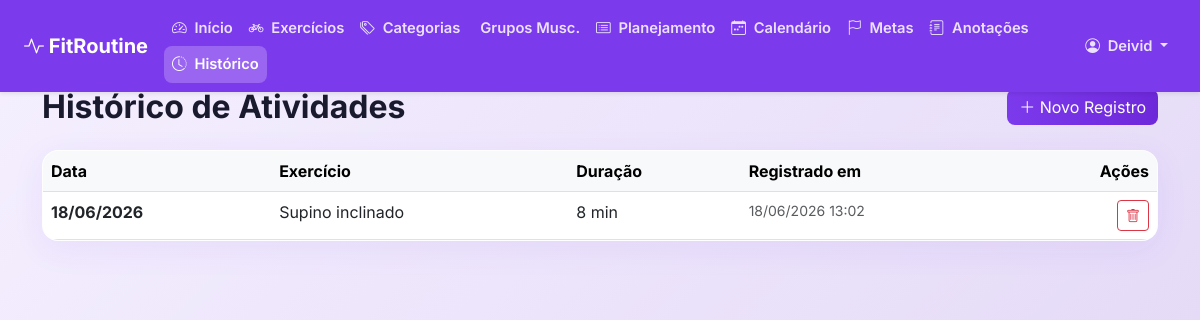
The page /historico/ (signed in) on the database its author committed.
### core/models.py (models this page shows, shortened)
class HistoricoAtividade(models.Model):
    usuario = models.ForeignKey(User, on_delete=models.CASCADE)
    atividade = models.ForeignKey(AtividadeDiaria, on_delete=models.CASCADE)
    data_realizada = models.DateField()
    duracao_real = models.PositiveIntegerField(blank=True, null=True)
    observacoes = models.TextField(blank=True, null=True)
    registrado_em = models.DateTimeField(auto_now_add=True)

class AtividadeDiaria(models.Model):
    DIAS_DA_SEMANA = [
        ('SEG', 'Segunda-feira'),
        ('TER', 'Terça-feira'),
        ('QUA', 'Quarta-feira'),
        ('QUI', 'Quinta-feira'),
        ('SEX', 'Sexta-feira'),
        ('SAB', 'Sábado'),
        ('DOM', 'Domingo'),
    ]
    planejamento = models.ForeignKey(PlanejamentoSemanal, on_delete=models.CASCADE)
    exercicio = models.ForeignKey(Exercicio, on_delete=models.CASCADE)
    dia_semana = models.CharField(max_length=20, choices=DIAS_DA_SEMANA)
    horario = models.TimeField()
    duracao = models.PositiveIntegerField()
    series = models.PositiveIntegerField(blank=True, null=True)
    repeticoes = models.PositiveIntegerField(blank=True, null=True)
    concluida = models.BooleanField(default=False)
    observacoes = models.TextField(blank=True, null=True)

class Exercicio(models.Model):
    nome = models.CharField(max_length=200)
    descricao = models.TextField(blank=True, null=True)
    categoria = models.ForeignKey(CategoriaExercicio, on_delete=models.CASCADE)
    grupo_muscular = models.ForeignKey(GrupoMuscular, on_delete=models.CASCADE)
    duracao_sugerida = models.PositiveIntegerField(blank=True, null=True)
    series_sugeridas = models.PositiveIntegerField(blank=True, null=True)
    repeticoes_sugeridas = models.PositiveIntegerField(blank=True, null=True)
    criado_por = models.ForeignKey(User, on_delete=models.SET_NULL, null=True, blank=True)
    criado_em = models.DateTimeField(auto_now_add=True)

### core/views.py (the view)
# urls.py: path('historico/', views.historico_list, name='historico'),
@login_required
def historico_list(request):
    historico = HistoricoAtividade.objects.filter(usuario=request.user).order_by('-data_realizada', '-registrado_em')
    return render(request, 'core/historico.html', {'historico': historico})

### core/templates/core/historico.html
{% extends 'core/base.html' %}
{% block content %}
<div class="d-flex justify-content-between align-items-center mb-4">
    <h2 class="fw-bold mb-0">Histórico de Atividades</h2>
    <a href="{% url 'historico_create' %}" class="btn btn-primary"><i class="bi bi-plus-lg"></i> Novo Registro</a>
</div>
<div class="card p-0 overflow-hidden">
    <table class="table table-hover mb-0">
        <thead class="table-light">
            <tr>
                <th>Data</th>
                <th>Exercício</th>
                <th>Duração</th>
                <th>Registrado em</th>
                <th class="text-end">Ações</th>
            </tr>
        </thead>
        <tbody>
            {% for item in historico %}
            <tr>
                <td class="fw-bold">{{ item.data_realizada|date:"d/m/Y" }}</td>
                <td>{{ item.atividade.exercicio.nome }}</td>
                <td>{{ item.duracao_real|default:"-" }} min</td>
                <td class="text-muted small">{{ item.registrado_em|date:"d/m/Y H:i" }}</td>
                <td class="text-end">
                    <a href="{% url 'historico_delete' item.pk %}" class="btn btn-outline-danger btn-sm"><i class="bi bi-trash"></i></a>
                </td>
            </tr>
            {% empty %}
            <tr>
                <td colspan="5" class="text-center py-4 text-muted">Nenhum histórico registrado ainda. Conclua atividades no calendário ou adicione um registro manualmente!</td>
            </tr>
            {% endfor %}
        </tbody>
    </table>
</div>
{% endblock %}

### core/templates/core/base.html (shortened to what this page needs)
<!DOCTYPE html>
<html lang="pt-BR">
<head>
    <link href="https://cdn.jsdelivr.net/npm/bootstrap@5.3.0/dist/css/bootstrap.min.css" rel="stylesheet">
    <link rel="stylesheet" href="https://cdn.jsdelivr.net/npm/bootstrap-icons@1.10.5/font/bootstrap-icons.css">
    {% load static %}
    <link rel="stylesheet" href="{% static 'css/style.css' %}">
</head>
<body>
<nav class="navbar navbar-expand-lg navbar-dark shadow-sm fixed-top" id="mainNavbar">
  <div class="container-fluid px-3 px-lg-4">
    <a class="navbar-brand fw-bold" href="{% url 'home' %}">
        <i class="bi bi-activity"></i> FitRoutine
    </a>
    <div class="collapse navbar-collapse" id="navbarNav">
      {% if user.is_authenticated %}
      <ul class="navbar-nav flex-wrap">
        <li class="nav-item">
          <a class="nav-link {% if request.resolver_match.url_name == 'dashboard' %}active{% endif %}" href="{% url 'dashboard' %}">
            <i class="bi bi-speedometer2"></i> Início
          </a>
        </li>
        <li class="nav-item">
          <a class="nav-link {% if request.resolver_match.url_name == 'exercicios' %}active{% endif %}" href="{% url 'exercicios' %}">
            <i class="bi bi-bicycle"></i> Exercícios
          </a>
        </li>
        <li class="nav-item">
          <a class="nav-link {% if request.resolver_match.url_name == 'categorias' %}active{% endif %}" href="{% url 'categorias' %}">
            <i class="bi bi-tags"></i> Categorias
          </a>
        </li>
        <li class="nav-item">
          <a class="nav-link {% if request.resolver_match.url_name == 'grupos' %}active{% endif %}" href="{% url 'grupos' %}">
             Grupos Musc.
          </a>
        </li>
        <li class="nav-item">
          <a class="nav-link {% if request.resolver_match.url_name == 'planejamentos' or request.resolver_match.url_name == 'planejamento_detail' %}active{% endif %}" href="{% url 'planejamentos' %}">
            <i class="bi bi-card-list"></i> Planejamento
          </a>
        </li>
        <li class="nav-item">
          <a class="nav-link {% if request.resolver_match.url_name == 'calendario' %}active{% endif %}" href="{% url 'calendario' %}">
            <i class="bi bi-calendar-week"></i> Calendário
          </a>
        </li>
        <li class="nav-item">
          <a class="nav-link {% if request.resolver_match.url_name == 'metas' %}active{% endif %}" href="{% url 'metas' %}">
            <i class="bi bi-flag"></i> Metas
          </a>
        </li>
        <li class="nav-item">
          <a class="nav-link {% if request.resolver_match.url_name == 'anotacoes' %}active{% endif %}" href="{% url 'anotacoes' %}">
            <i class="bi bi-journal-text"></i> Anotações
          </a>
        </li>
        <li class="nav-item">
          <a class="nav-link {% if request.resolver_match.url_name == 'historico' %}active{% endif %}" href="{% url 'historico' %}">
            <i class="bi bi-clock-history"></i> Histórico
          </a>
        </li>
      </ul>
      <ul class="navbar-nav ms-auto flex-wrap align-items-lg-center">
        <li class="nav-item dropdown">
            <a class="nav-link dropdown-toggle" href="#" id="navbarUser" role="button" data-bs-toggle="dropdown" aria-expanded="false">
                <i class="bi bi-person-circle"></i> {{ user.first_name|default:user.username }}
            </a>
        </li>
      </ul>
      {% endif %}
    </div>
  </div>
</nav>
<div class="container pb-5" id="mainContent">
    {% block content %}
    {% endblock %}
</div>
</body>
</html>

### static/css/style.css (style rules this page uses)
:root { --primary: #7C3AED; --primary-hover: #6D28D9; --secondary: #C084FC; --accent: #EC4899; --bg-main: #FFFFFF; --bg-subtle: #F5F0FF; --text-main: #1A1A2E; --text-sec: #6B7280; --success: #10B981; --pending: #F59E0B; }
body { font-family: 'Inter', sans-serif; background: linear-gradient(135deg, var(--bg-subtle) 0%, #E0D4F5 100%); color: var(--text-main); min-height: 100vh; }
.navbar { background-color: var(--primary) !important; padding-top: 0.6rem; padding-bottom: 0.6rem; }
.navbar-brand, .nav-link { color: rgba(255, 255, 255, 0.85) !important; }
.navbar-brand { color: #FFFFFF !important; }
.navbar .nav-link { font-size: 0.92rem; font-weight: 600; padding: 0.45rem 0.65rem; border-radius: 8px; white-space: nowrap; }
.navbar .nav-link.active { color: #FFFFFF !important; background-color: rgba(255, 255, 255, 0.22); }
.navbar .nav-link i { margin-right: 0.25rem; }
#mainContent { padding-top: 5.5rem; }
.btn-primary { background: linear-gradient(90deg, var(--primary) 0%, var(--primary-hover) 100%); border: none; border-radius: 8px; color: white; transition: all 0.3s ease; }
.card { border: 1px solid rgba(255, 255, 255, 0.4); border-radius: 16px; background: rgba(255, 255, 255, 0.85); backdrop-filter: blur(12px); -webkit-backdrop-filter: blur(12px); box-shadow: 0 8px 32px rgba(124, 58, 237, 0.08); transition: all 0.3s cubic-bezier(0.25, 0.8, 0.25, 1); animation: fadeIn 0.6s ease-out; }

### rows shown on the page
HistoricoAtividade: data_realizada "18/06/2026", atividade.exercicio.nome "Supino inclinado", duracao_real "8", registrado_em "18/06/2026 13:02"

### other values the page prints
{{ user.first_name|default:user.username }} "Deivid"
